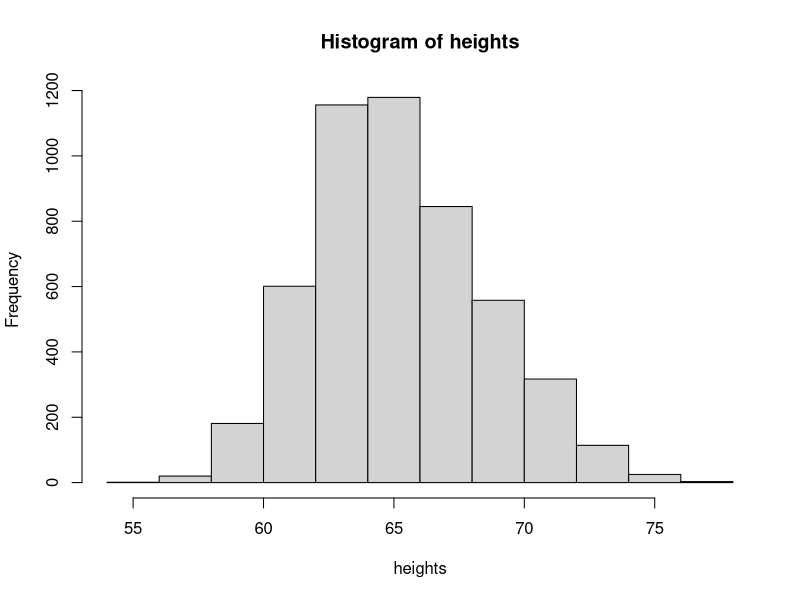
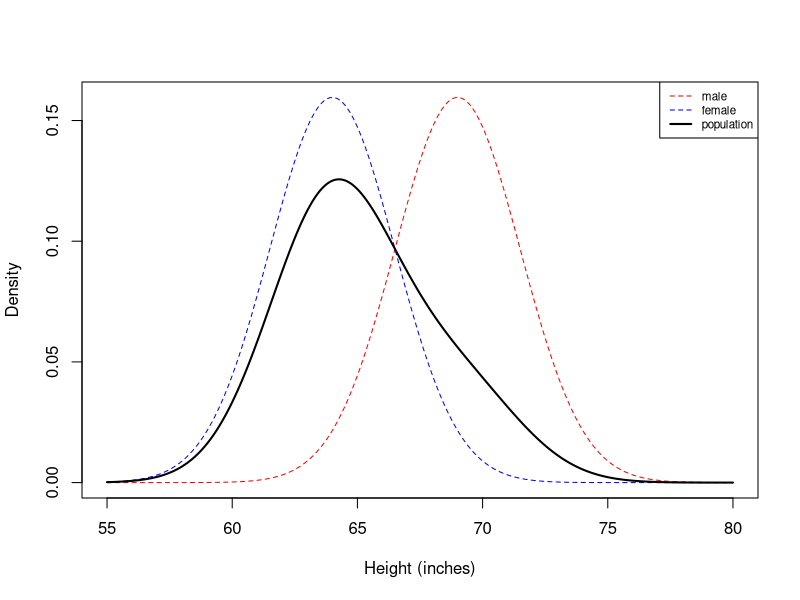

Write the R code that produced these figures, in order.
## ---- chunk 1
NUM.SAMPLES <- 5000
heights      <- numeric(NUM.SAMPLES)
for(i in seq_len(NUM.SAMPLES)) {
  z.i <- rbinom(1,1,0.75)
  if(z.i == 0) heights[i] <- rnorm(1, mean = 69, sd = 2.5)
  else heights[i] <- rnorm(1, mean = 64, sd = 2.5)
}
hist(heights)
## ---- chunk 2
mu.male   <- 69
sd.male   <- 2.5
mu.female <- 64
sd.female <- 2.5

sample.pts     <- seq(55, 80, by=0.1)
density_male   <- dnorm(sample.pts, mean=mu.male, sd=sd.male)
density_female <- dnorm(sample.pts, mean=mu.female, sd=sd.female)

plot(sample.pts, density_male, col='red', type='l', xlab="Height (inches)", ylab="Density", lty=2)
lines(sample.pts, density_female, col='blue', type='l', lty=2)
lines(sample.pts, .75*density_female + .25*density_male, col='black', type='l', lwd=2)

legend('topright', c('male', 'female', 'population'), col=c('red', 'blue', 'black'), lty=c(2,2,1), lwd=c(1,1,2), cex=0.7)
